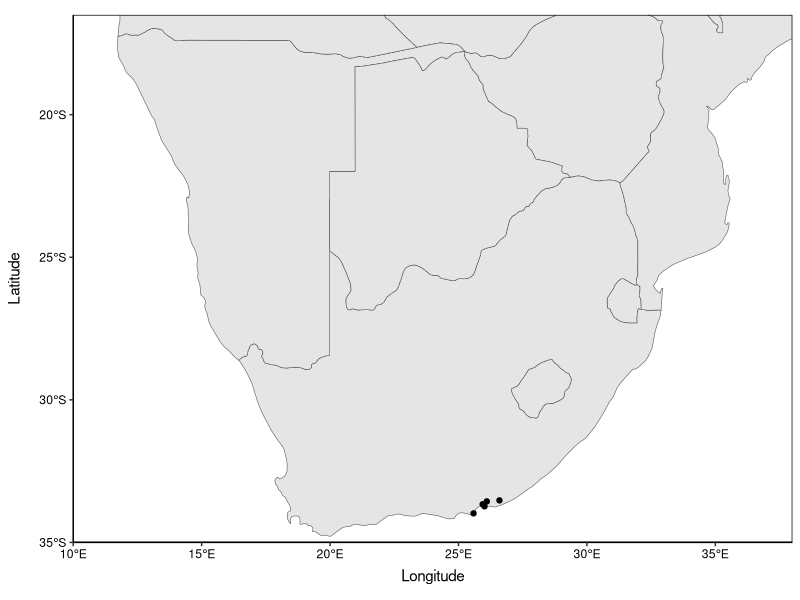
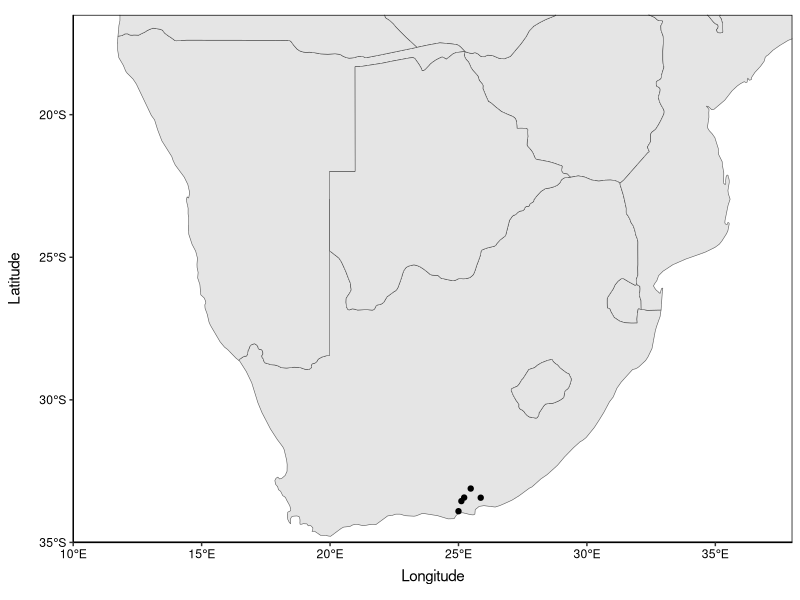

These figures' R source, in order:
# Load packages
library(tidyverse)
library(sf)
library(rnaturalearth)
library(rnaturalearthdata)

# Import raw coords
raw_data <- readxl::read_xlsx("./data_raw/species_gps.xlsx")

# Process co-ords 
raw_data <- raw_data %>%
  mutate(longitude = as.numeric(longitude),
         latitude = as.numeric(latitude))
head(raw_data)

# Set ggplot theme
theme_set(theme_classic() +
            theme(panel.border = element_rect(colour = "black", fill = NA),
                  axis.text = element_text(colour = "black"),
                  axis.title.x = element_text(margin = unit(c(2, 0, 0, 0), "mm")),
                  axis.title.y = element_text(margin = unit(c(0, 4, 0, 0), "mm")),
                  legend.position = "none"))

# Import base map
world <- ne_countries(scale = "medium", 
                      returnclass = "sf")

##########################
### Function to plot map
########################## 

# Write function to plot individual map for different plant species
# Ultimately, the function should look something like:

# plot_map(plant_species = "name_of_plant_to_map") 
#  - Take "name_of_plant_to_map" from plant_species column
#  - Not sure if my issue is having plant_species as a column in dataframe, 
#    and an argument in the function??? 

# Attempt at function 
plot_map <- function(data = raw_data, species_name){
  
  # Filter which plant species to plot 
  df = subset(raw_data, plant_species == species_name)
  
  # Plot map
  ggplot(data = world) +
    geom_sf() +
    geom_point(data = df, aes(x = longitude, 
                              y = latitude)) + 
    labs(x = "Longitude", 
         y = "Latitude") + 
    coord_sf(xlim = c(10, 38), 
             ylim = c(-35, -16.5), 
             expand = FALSE)
}

# Attempt to use function 
plot_map(species_name = c("Sporobolus pyramidalis"))
plot_map(species_name = c("Eragrostis curvula"))

         
